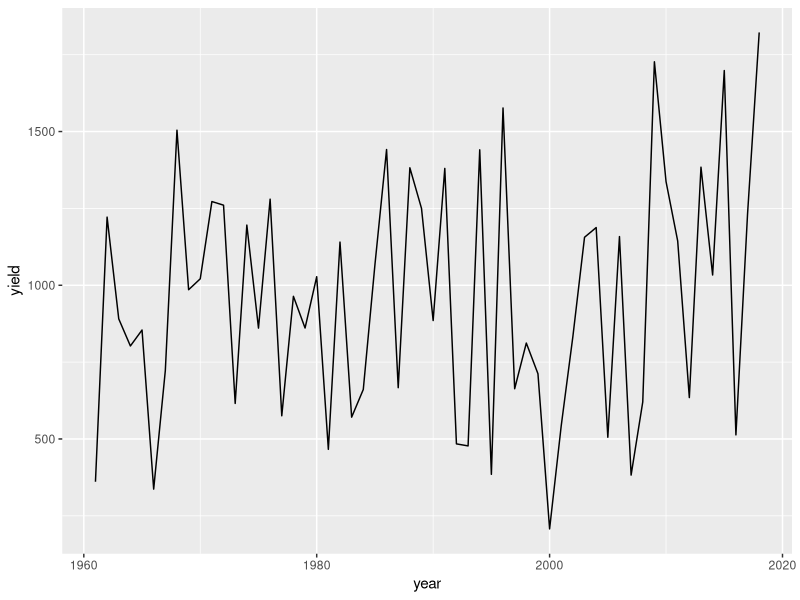
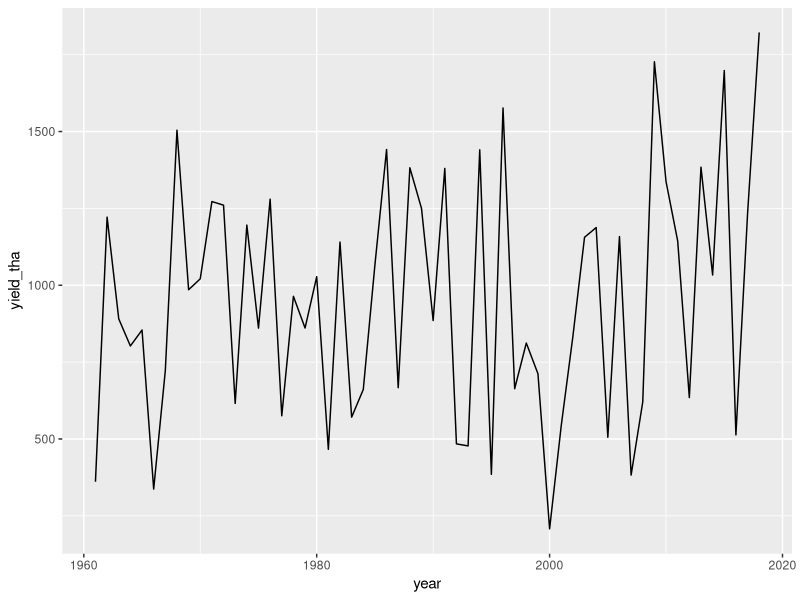

Reproduce these figures in R, in order. (Note: this script raises an error after producing the figures.)

library(tidyverse)

Dat_fs <- read_csv("not-for-students/FAOSTAT_data_4-24-2020.csv")

glimpse(Dat_fs)

Dat_fs <- Dat_fs %>%
  select(metric = Element, year = Year, units = Unit, value = Value, crop = Item)

Dat_fs <- Dat_fs %>%
  mutate(metric = metric %>% str_to_lower %>% str_replace_all("\\s+", "_")) %>%
  select(-units) %>%
  spread(key = metric, value = value) %>%
  mutate(yield = yield / 10) # convert to kg / ha

Dat_fs %>%
  filter(crop == "Barley") %>%
  ggplot(aes(x = year, y = yield)) +
  geom_line()

crop_types <- Dat_fs %>%
  distinct(crop)

# manual translation
crop_types <- crop_types %>%
  select(fao_orig = crop) %>%
  mutate(trans = c(NA, NA, NA, NA, NA, NA, "barley", "beans-and-pulses", "beans-and-pulses", NA,
                   NA, "beans-and-pulses", NA, NA, NA, "tubers", NA, NA, NA, NA,
                   NA, NA, NA, NA, NA, NA, NA, NA, NA, NA,
                   NA, NA, NA, NA, "peanut", NA, NA, NA, NA, NA,
                   NA, "maize", NA, NA, "millet", "oats", NA, NA, NA, NA,
                   NA, NA, NA, NA, NA, NA, NA, NA, "potato", NA,
                   NA, NA, NA, "rice", "tubers", "rye", NA, NA, NA, NA,
                   "sorghum", NA, NA, "beans-and-pulses", NA, NA, NA, NA, NA, NA,
                   NA, NA, NA, NA, NA, "wheat", NA, NA, NA, "soybean",
                   NA, NA, NA, NA, NA))

Dat_fs <- Dat_fs %>%
  rename(fao_orig = crop) %>%
  left_join(crop_types, by = "fao_orig") %>%
  drop_na(trans) %>%
  select(-fao_orig, crop = trans, yield_tha = yield) %>%
  mutate(prod_t = area_harvested * yield_tha) %>%
  group_by(year, crop) %>%
  summarise(area_harvested = sum(area_harvested, na.rm = T),
            prod_t = sum(prod_t, na.rm  = T)) %>%
  ungroup() %>%
  mutate(yield_tha = prod_t / area_harvested)

Dat_fs %>%
  filter(crop == "barley") %>%
  ggplot(aes(x = year, y = yield_tha)) +
  geom_line()

write_rds(Dat_fs, "helper-data/morocco-crop-yields-faostat-1961-2018.rds")
